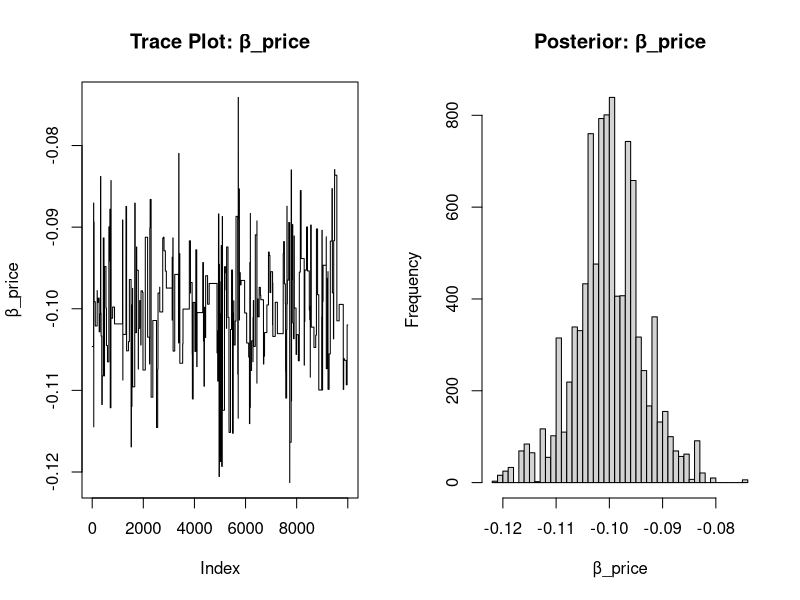

Reproduce this figure in R.
## ---- chunk 1
# set seed for reproducibility
set.seed(123)

# define attributes
brand <- c("N", "P", "H") # Netflix, Prime, Hulu
ad <- c("Yes", "No")
price <- seq(8, 32, by=4)

# generate all possible profiles
profiles <- expand.grid(
    brand = brand,
    ad = ad,
    price = price
)
m <- nrow(profiles)

# assign part-worth utilities (true parameters)
b_util <- c(N = 1.0, P = 0.5, H = 0)
a_util <- c(Yes = -0.8, No = 0.0)
p_util <- function(p) -0.1 * p

# number of respondents, choice tasks, and alternatives per task
n_peeps <- 100
n_tasks <- 10
n_alts <- 3

# function to simulate one respondent’s data
sim_one <- function(id) {
  
    datlist <- list()
    
    # loop over choice tasks
    for (t in 1:n_tasks) {
        
        # randomly sample 3 alts (better practice would be to use a design)
        dat <- cbind(resp=id, task=t, profiles[sample(m, size=n_alts), ])
        
        # compute deterministic portion of utility
        dat$v <- b_util[dat$brand] + a_util[dat$ad] + p_util(dat$price) |> round(10)
        
        # add Gumbel noise (Type I extreme value)
        dat$e <- -log(-log(runif(n_alts)))
        dat$u <- dat$v + dat$e
        
        # identify chosen alternative
        dat$choice <- as.integer(dat$u == max(dat$u))
        
        # store task
        datlist[[t]] <- dat
    }
    
    # combine all tasks for one respondent
    do.call(rbind, datlist)
}

# simulate data for all respondents
conjoint_data <- do.call(rbind, lapply(1:n_peeps, sim_one))

# remove values unobservable to the researcher
conjoint_data <- conjoint_data[ , c("resp", "task", "brand", "ad", "price", "choice")]

# clean up
rm(list=setdiff(ls(), "conjoint_data"))
## ---- chunk 2
library(dplyr)

# Convert categorical variables to dummies
data_mnl <- conjoint_data %>%
  mutate(
    netflix = ifelse(brand == "N", 1, 0),
    prime   = ifelse(brand == "P", 1, 0),
    ads     = ifelse(ad == "Yes", 1, 0)
  ) %>%
  select(resp, task, netflix, prime, ads, price, choice)

# Preview data
head(data_mnl)
## ---- chunk 3
log_likelihood <- function(beta, X, y, n_choices = 3) {
  utilities <- X %*% beta
  utility_mat <- matrix(utilities, ncol = n_choices, byrow = TRUE)
  
  # Convert utilities to choice probabilities
  exp_util <- exp(utility_mat)
  probs <- exp_util / rowSums(exp_util)
  
  # Organize y into matrix form (for each task)
  y_mat <- matrix(y, ncol = n_choices, byrow = TRUE)
  
  # Get log probabilities only for chosen options
  log_probs <- log(probs)[y_mat == 1]
  
  # Return NEGATIVE log-likelihood (because optim minimizes)
  return(-sum(log_probs))
}
## ---- chunk 4
# Create design matrix and response
X <- as.matrix(data_mnl[, c("netflix", "prime", "ads", "price")])
y <- data_mnl$choice
## ---- chunk 5
# Estimate parameters using BFGS
mle_result <- optim(
  par = rep(0, 4), 
  fn = log_likelihood,
  X = X,
  y = y,
  method = "BFGS",
  hessian = TRUE
)

# Extract estimates
beta_hat <- mle_result$par

# Standard errors from Hessian
se <- sqrt(diag(solve(mle_result$hessian)))

# 95% confidence intervals
ci <- cbind(
  lower = beta_hat - 1.96 * se,
  upper = beta_hat + 1.96 * se
)

# Nicely formatted results
mle_summary <- data.frame(
  Coefficient = c("β_netflix", "β_prime", "β_ads", "β_price"),
  Estimate = round(beta_hat, 3),
  StdError = round(se, 3),
  CI_Lower = round(ci[,1], 3),
  CI_Upper = round(ci[,2], 3)
)

mle_summary
## ---- chunk 6
# 1. Log-prior
log_prior <- function(beta) {
  dnorm(beta[1], 0, 5, log = TRUE) + 
  dnorm(beta[2], 0, 5, log = TRUE) +
  dnorm(beta[3], 0, 5, log = TRUE) +
  dnorm(beta[4], 0, 1, log = TRUE)
}
## ---- chunk 7
# 2. Log-posterior = log-likelihood + log-prior
log_posterior <- function(beta, X, y) {
  -log_likelihood(beta, X, y) + log_prior(beta)
}
## ---- chunk 8
# 3. Metropolis-Hastings MCMC sampler
run_mcmc <- function(X, y, steps = 11000) {
  chain <- matrix(NA, nrow = steps, ncol = 4)
  beta <- rep(0, 4)
  chain[1, ] <- beta
  
  for (s in 2:steps) {
    proposal <- beta + c(rnorm(3, 0, sqrt(0.05)), rnorm(1, 0, sqrt(0.005)))
    
    log_accept_ratio <- log_posterior(proposal, X, y) - log_posterior(beta, X, y)
    
    if (log(runif(1)) < log_accept_ratio) {
      beta <- proposal
    }
    
    chain[s, ] <- beta
  }
  
  return(chain)
}
## ---- chunk 9
# 4. Run MCMC and discard burn-in
set.seed(42)
samples <- run_mcmc(X, y)
post_samples <- samples[1001:11000, ]
## ---- chunk 10
# 5. Posterior summary stats
post_mean <- colMeans(post_samples)
post_sd <- apply(post_samples, 2, sd)
post_ci <- t(apply(post_samples, 2, quantile, probs = c(0.025, 0.975)))

posterior_summary <- data.frame(
  Coefficient = c("β_netflix", "β_prime", "β_ads", "β_price"),
  Mean = round(post_mean, 3),
  SD = round(post_sd, 3),
  CI_Lower = round(post_ci[, 1], 3),
  CI_Upper = round(post_ci[, 2], 3)
)

posterior_summary
## ---- chunk 11
# 6. Trace plot and histogram for β_price
par(mfrow = c(1, 2))  # side-by-side plots

plot(post_samples[, 4], type = "l", main = "Trace Plot: β_price", ylab = "β_price")
hist(post_samples[, 4], breaks = 40, main = "Posterior: β_price", xlab = "β_price")

par(mfrow = c(1, 1))  # reset layout
